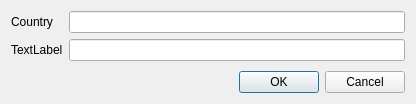
<?xml version="1.0" encoding="UTF-8"?>
<ui version="4.0">
 <class>AddCountryDialog</class>
 <widget class="QDialog" name="AddCountryDialog">
  <property name="geometry">
   <rect>
    <x>0</x>
    <y>0</y>
    <width>416</width>
    <height>104</height>
   </rect>
  </property>
  <property name="windowTitle">
   <string>Dialog</string>
  </property>
  <layout class="QVBoxLayout" name="verticalLayout">
   <item>
    <layout class="QFormLayout" name="formLayout">
     <item row="0" column="0">
      <widget class="QLabel" name="label">
       <property name="text">
        <string>Country </string>
       </property>
      </widget>
     </item>
     <item row="0" column="1">
      <widget class="QLineEdit" name="lineEdit"/>
     </item>
     <item row="1" column="0">
      <widget class="QLabel" name="label_2">
       <property name="text">
        <string>TextLabel</string>
       </property>
      </widget>
     </item>
     <item row="1" column="1">
      <widget class="QLineEdit" name="lineEdit_2"/>
     </item>
    </layout>
   </item>
   <item>
    <widget class="QDialogButtonBox" name="buttonBox">
     <property name="orientation">
      <enum>Qt::Horizontal</enum>
     </property>
     <property name="standardButtons">
      <set>QDialogButtonBox::Cancel|QDialogButtonBox::Ok</set>
     </property>
    </widget>
   </item>
  </layout>
 </widget>
 <resources/>
 <connections>
  <connection>
   <sender>buttonBox</sender>
   <signal>accepted()</signal>
   <receiver>AddCountryDialog</receiver>
   <slot>accept()</slot>
   <hints>
    <hint type="sourcelabel">
     <x>248</x>
     <y>254</y>
    </hint>
    <hint type="destinationlabel">
     <x>157</x>
     <y>274</y>
    </hint>
   </hints>
  </connection>
  <connection>
   <sender>buttonBox</sender>
   <signal>rejected()</signal>
   <receiver>AddCountryDialog</receiver>
   <slot>reject()</slot>
   <hints>
    <hint type="sourcelabel">
     <x>316</x>
     <y>260</y>
    </hint>
    <hint type="destinationlabel">
     <x>286</x>
     <y>274</y>
    </hint>
   </hints>
  </connection>
 </connections>
</ui>
